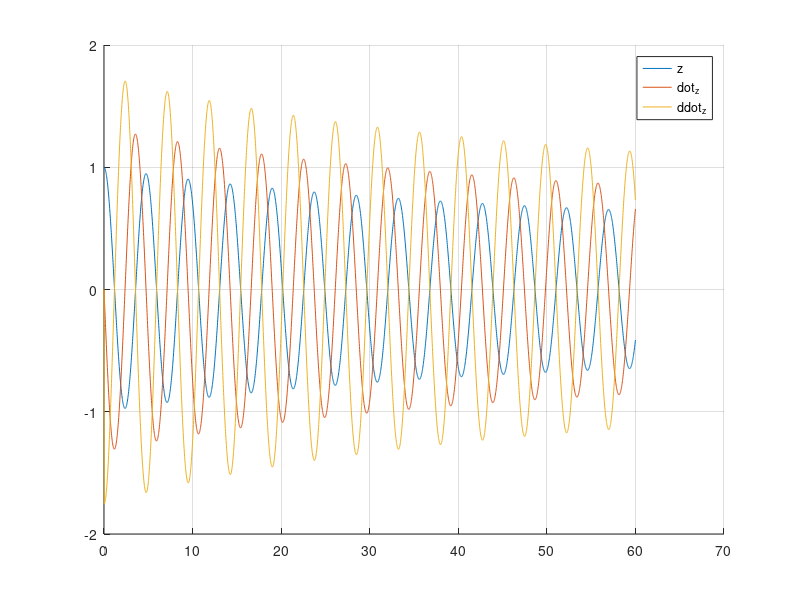

Write MATLAB code to recreate this figure.
function DYN_Ex_1%%calculation of forces acting on a floating cylinder in still water
  
clc, clear all, close all
g=9.81;%%m/s^2
%%z=1;%%m - initial position
D=2;%%m - Dia of structure
To=4;%%m - draft of structure
H=6;%%m - depth or height of structure
Density=1025;%% kg/m^3
b33=0;%%Dampening coeff
CD=0.41;
CA=0.4;

AP=(pi()*((D/2)^2));
AW=AP;
m0=AW*To*Density;
%%m0=mb;

n=3000;
t(1)=0;
del_t=0.02;
z(1)=1;
dot_z(1)=0;
ddot_z(1)=0;
for i=1:n
  ddot_z(i+1)=-((b33*dot_z(i))+(CD*0.5*Density*AP*abs(dot_z(i))*dot_z(i))+(Density*g*AW*z(i)))/((1+CA)*m0);
  dot_z(i+1)=dot_z(i)+ddot_z(i+1)*del_t;
  z(i+1)=z(i)+(0.5*(dot_z(i)+dot_z(i+1))*del_t);
  t(i+1)=t(i)+del_t;
  
end
%%graphics_toolkit('gnuplot')
figure 1
grid on, hold on;
plot(t,z,t,dot_z,t,ddot_z)
legend('z','dot_z','ddot_z')